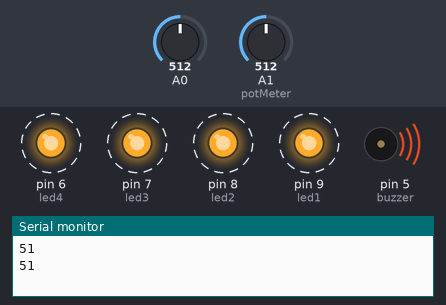
The sketch below on a simulated Arduino Uno, built with avr-gcc and run on an emulated ATmega328P. On the bench: output pins drawn as LEDs (lit = HIGH), buzzer (waves = sounding), the last lines printed to the serial monitor. Dashed ring = blinking. The inputs (shaded band) are chosen by the test bench; at power-on: A0 = 512, A1 (potMeter) = 512.

Above: at 1.8 s.
1.9 s: A0 set to 581
5.4 s: A0 set to 610
At 6.4 s:
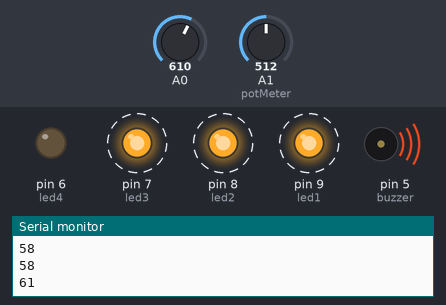
9.6 s: A0 set to 684
13.1 s: A0 set to 715
At 13.4 s:
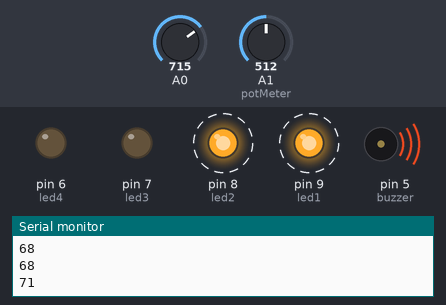
16.6 s: A0 set to 511
At 17.4 s:
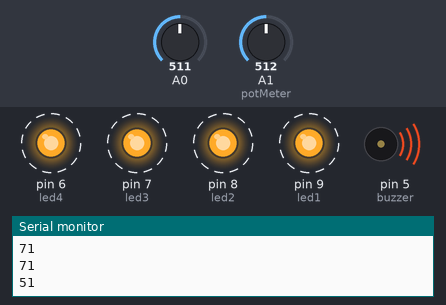
20.3 s: A0 set to 716
At 20.71 s:
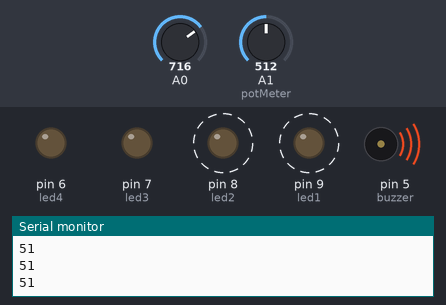
Timing chart, 0 to 24.8 s (numbered marks = the images above; inputs shaded):
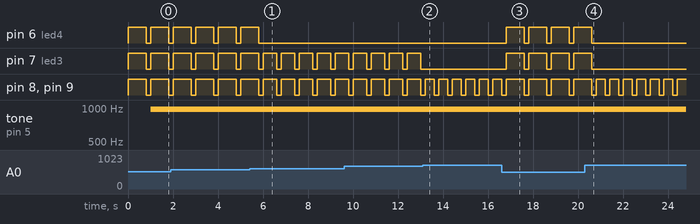

Measured:
- the behaviour switches between 599 and 600 on A0 (found by bisection; images 0 and 1)
- the behaviour switches between 699 and 700 on A0 (found by bisection; images 1 and 2)
- after the input at 5.4 s, pin 6 (led4): goes on until 5.8 s, then stays LOW
- after the input at 13.1 s, pin 7 (led3): stops changing and stays LOW
- after the input at 16.6 s, pin 6 (led4), pin 7 (led3): alternates HIGH for 0.80 s and LOW for 0.20 s, starting after 0.21 s; pin 8 (led2), pin 9 (led1): alternates HIGH for 0.80 s and LOW for 0.20 s, starting after 1.0 s
- after the input at 20.3 s, pin 6 (led4), pin 7 (led3): goes on until 20.6 s, then stays LOW; pin 8 (led2), pin 9 (led1): alternates HIGH for 0.40 s and LOW for 0.20 s, starting after 0.91 s
- by itself, pin 6 (led4): alternates HIGH for 0.80 s and LOW for 0.20 s
- by itself, pin 7 (led3), pin 8 (led2), pin 9 (led1): alternates HIGH for 0.60 s and LOW for 0.20 s

The sketch:

mgirek2lab5.ino
```cpp
// Name: Maciej Girek
// Lab: Lab 5 - Multiple inputs and outputs
// Monday @ 1 pm
// Description: Convert amount of light coming to photoresistor to display it with LED it there is no light coming it , all LED should be lit up and the buzzer should go off
// Included :
//Arduino Uno
//10k ohm potentiometer
// Buzzer
// Photoresistor
//220 ohm resistor
//10k ohm resistor
//hook-up wires
//breadboard
// References :
//  https://www.arduino.cc/en/Reference/AnalogWrite
//  https://www.arduino.cc/en/Reference/Map
//  https://www.arduino.cc/en/Reference/AnalogRead

const int led1 = 9;
const int led2 = 8;
const int led3 = 7;
const int led4 = 6;
const int lightSensor= 0;
const int buzzer = 5;
const int potMeter = A1;


void setup() {
pinMode (led1, OUTPUT);
pinMode (led2, OUTPUT);
pinMode (led3, OUTPUT);
pinMode (led4, OUTPUT);
Serial.begin(9600);
pinMode (buzzer, OUTPUT);

}

void loop(){
int output= analogRead((lightSensor)) /10;
Serial.println(output);

if (output < 60){
digitalWrite(led1, HIGH);
digitalWrite(led2, HIGH);
digitalWrite(led3, HIGH);
digitalWrite(led4, HIGH);
delay(200);
}
if (output < 70){
digitalWrite(led1, HIGH);
digitalWrite(led2, HIGH);
digitalWrite(led3, HIGH);
delay(200);
}
if (output < 80){
digitalWrite(led1, HIGH);
digitalWrite(led2, HIGH);
delay(200);
}

if (output < 90){
digitalWrite(led1, HIGH);
delay(200);
}

if (output < 100){
digitalWrite(led1, LOW);
digitalWrite(led2, LOW);
digitalWrite(led3, LOW);
digitalWrite(led4, LOW);
delay(200);
}

    int val = 0;
    val = analogRead(potMeter);
    val = map(val, 0, 1000,0,200);
    analogWrite(5,val);
}
```
